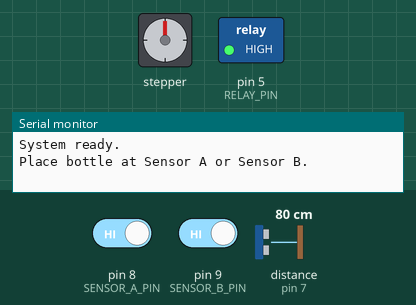
Recording of a sketch running on a simulated Arduino Uno, built with avr-gcc and run on an emulated ATmega328P. Parts: stepper motor, switched loads named in the sketch (green lamp = pin HIGH), the last lines printed to the serial monitor. Wiring (inferred from the names in the program): stepper motor driver (200 steps per turn assumed): step pin 2; direction pin 3; enable pin 4. Inputs (shaded band) come from the test bench; at power-on: pin 8 (SENSOR_A_PIN) HIGH, pin 9 (SENSOR_B_PIN) HIGH, distance to the obstacle (sensor on pin 7) 80 cm. The echo pulse lasts 58.3 µs per cm; pins used as bus, display or sensor lines are not drawn.

Above: at 1.2 s.
1.3 s: pin 8 (SENSOR_A_PIN) driven LOW
At 1.95 s:
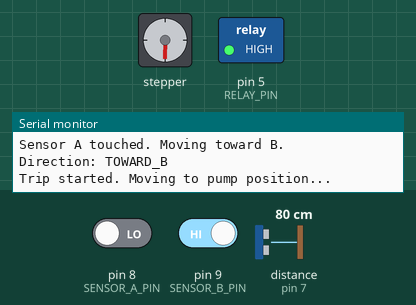
At 3.1 s:
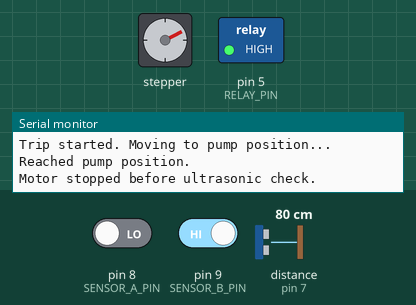
4.3 s: pin 9 (SENSOR_B_PIN) driven LOW
7.0 s: distance to the obstacle (sensor on pin 7) set to 39 cm
10.0 s: distance to the obstacle (sensor on pin 7) set to 31 cm
At 13.4 s:
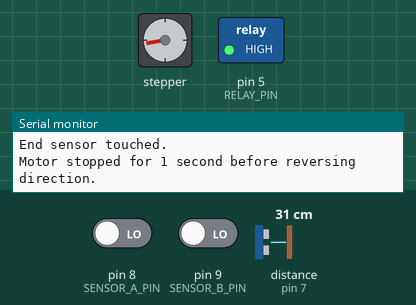
15.9 s: pin 8 (SENSOR_A_PIN) driven HIGH
18.9 s: pin 8 (SENSOR_A_PIN) driven LOW
At 22.7 s:
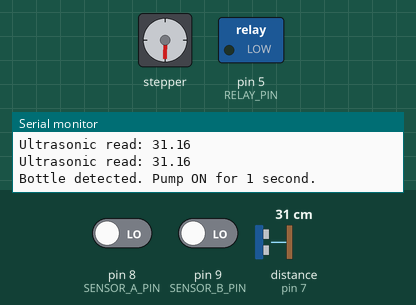
Timing chart, 0 to 38.6 s (numbered marks = the images above; inputs shaded):
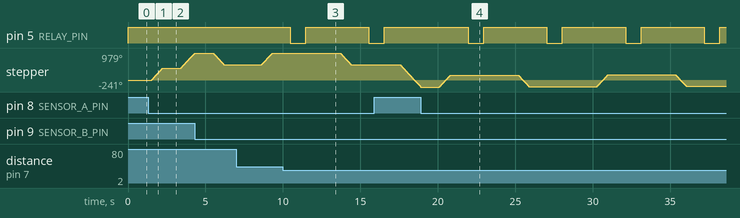

The sketch:

code_ultra.ino
```cpp
/*تعريف المنافذ*/
const byte STEP_PIN = 2;
const byte DIR_PIN  = 3;
const byte EN_PIN   = 4;

const byte RELAY_PIN = 5;

const byte TRIG_PIN = 6;
const byte ECHO_PIN = 7;

const byte SENSOR_A_PIN = 8;
const byte SENSOR_B_PIN = 9;

const byte MOTOR_ENABLE_LEVEL  = LOW;
const byte MOTOR_DISABLE_LEVEL = HIGH;

// Relay Active LOW
const byte RELAY_ON_LEVEL  = LOW;
const byte RELAY_OFF_LEVEL = HIGH;

/*ثوابت مهمة*/
const unsigned long STEP_INTERVAL_US = 3000;/*سرعة المحرك 3ms بين كل خطوة*/

const unsigned long PRE_FILL_PAUSE_MS = 1000;/* توقف ثانية قبل الفحص*/


const unsigned long PUMP_TIME_MS = 1000;/*مدة الضخ*/


const unsigned long AFTER_FILL_PAUSE_MS = 1000;/*توقف ثانية بعد الضخ*/

const unsigned long END_SENSOR_PAUSE_MS = 1000;/*توقف ثانية عند بداية ونهاية الشوط*/


long STEPS_FROM_A_TO_PUMP = 235; /*خطوات من A للمضخة*/


long STEPS_FROM_B_TO_PUMP = 230;/*خطوات منB للمضخة*/


const float ULTRASONIC_DETECT_CM = 35.0;/*مسافة اكتشاف العبوة*/

const bool INVERT_MOTOR_DIRECTION = false;

enum Direction {
  TOWARD_B,
  TOWARD_A
};

enum State {
  WAIT_START,/*.المضخة والمحرك واقفين ناطرين الضغط على أحد حساسات البداية*/
  /*اذا كبست a بروح عند b والعكس بالعكس*/
  MOVING_TO_PUMP,/*بتتجه القطعة لعند حساس المسافة خطوة بخطوة*/
  PRE_FILL_PAUSE,/*توقف قبل الضخ*/
  PUMPING,/*الضخ*/
  AFTER_FILL_PAUSE,
  MOVING_TO_END,
  PAUSE_AT_END_SENSOR
};

Direction currentDirection = TOWARD_B;
Direction nextDirection = TOWARD_B;

State currentState = WAIT_START;

unsigned long lastStepMicros = 0;
unsigned long stateStartMillis = 0;

long stepCounter = 0;
bool bottleDetectedAtPump = false;

void enableMotor() {
  digitalWrite(EN_PIN, MOTOR_ENABLE_LEVEL);
}

void disableMotor() {
  digitalWrite(EN_PIN, MOTOR_DISABLE_LEVEL);
}

void relayOn() {
  digitalWrite(RELAY_PIN, RELAY_ON_LEVEL);
}

void relayOff() {
  digitalWrite(RELAY_PIN, RELAY_OFF_LEVEL);
}

void setDirection(Direction dir) {
  currentDirection = dir;

  bool dirLevel = (dir == TOWARD_B) ? HIGH : LOW;

  if (INVERT_MOTOR_DIRECTION) {
    dirLevel = !dirLevel;
  }

  digitalWrite(DIR_PIN, dirLevel);

  Serial.print("Direction: ");
  Serial.println(dir == TOWARD_B ? "TOWARD_B" : "TOWARD_A");

  delay(200);
}

bool stepMotor() {
  unsigned long nowMicros = micros();

  if (nowMicros - lastStepMicros >= STEP_INTERVAL_US) {
    lastStepMicros = nowMicros;

    digitalWrite(STEP_PIN, HIGH);
    delayMicroseconds(4);
    digitalWrite(STEP_PIN, LOW);

    return true;
  }

  return false;
}

bool sensorAPressed() {
  return digitalRead(SENSOR_A_PIN) == LOW;
}

bool sensorBPressed() {
  return digitalRead(SENSOR_B_PIN) == LOW;
}

float readUltrasonicCm() {
  digitalWrite(TRIG_PIN, LOW);
  delayMicroseconds(2);

  digitalWrite(TRIG_PIN, HIGH);
  delayMicroseconds(10);
  digitalWrite(TRIG_PIN, LOW);

  unsigned long duration = pulseIn(ECHO_PIN, HIGH, 20000);

  if (duration == 0) {
    return -1;
  }

  float distanceCm = duration / 58.0;

  if (distanceCm < 2.0 || distanceCm > 100.0) {
    return -1;
  }

  return distanceCm;
}

bool ultrasonicBottleDetected() {
  byte goodReadings = 0;

  for (byte i = 0; i < 5; i++) {
    float distance = readUltrasonicCm();

    Serial.print("Ultrasonic read: ");
    Serial.println(distance);

    if (distance > 0 && distance <= ULTRASONIC_DETECT_CM) {
      goodReadings++;
    }

    delay(30);
  }

  return goodReadings >= 3;
}

long targetStepsToPump() {
  if (currentDirection == TOWARD_B) {
    return STEPS_FROM_A_TO_PUMP;
  } else {
    return STEPS_FROM_B_TO_PUMP;
  }
}

void startTrip(Direction dir) {
  relayOff();
  enableMotor();

  setDirection(dir);

  stepCounter = 0;
  bottleDetectedAtPump = false;

  currentState = MOVING_TO_PUMP;

  Serial.println("Trip started. Moving to pump position...");
}

void startPreFillPause() {
  disableMotor();
  relayOff();

  currentState = PRE_FILL_PAUSE;
  stateStartMillis = millis();

  Serial.println("Reached pump position.");
  Serial.println("Motor stopped before ultrasonic check.");
}

void startPumping() {
  relayOn();

  currentState = PUMPING;
  stateStartMillis = millis();

  Serial.println("Bottle detected. Pump ON for 1 second.");
}

void skipPumpingAndContinue() {
  relayOff();
  enableMotor();

  currentState = MOVING_TO_END;

  Serial.println("No bottle detected. Pump skipped.");
  Serial.println("Continuing to end sensor...");
}

void finishPumping() {
  relayOff();

  currentState = AFTER_FILL_PAUSE;
  stateStartMillis = millis();

  Serial.println("Pump OFF.");
  Serial.println("Waiting for liquid to settle.");
}

void continueToEnd() {
  relayOff();
  enableMotor();

  currentState = MOVING_TO_END;

  Serial.println("Continuing to end sensor...");
}

void startEndSensorPause(Direction directionAfterPause) {
  relayOff();
  disableMotor();

  nextDirection = directionAfterPause;
  currentState = PAUSE_AT_END_SENSOR;
  stateStartMillis = millis();

  Serial.println("End sensor touched.");
  Serial.println("Motor stopped for 1 second before reversing direction.");
}

void finishEndSensorPause() {
  Serial.println("End pause finished.");
  Serial.println("Starting reverse trip...");

  startTrip(nextDirection);
}

void setup() {
  Serial.begin(9600);

  pinMode(STEP_PIN, OUTPUT);
  pinMode(DIR_PIN, OUTPUT);
  pinMode(EN_PIN, OUTPUT);

  digitalWrite(RELAY_PIN, RELAY_OFF_LEVEL);
  pinMode(RELAY_PIN, OUTPUT);

  pinMode(TRIG_PIN, OUTPUT);
  pinMode(ECHO_PIN, INPUT);

  pinMode(SENSOR_A_PIN, INPUT_PULLUP);
  pinMode(SENSOR_B_PIN, INPUT_PULLUP);

  digitalWrite(STEP_PIN, LOW);
  digitalWrite(TRIG_PIN, LOW);

  relayOff();
  disableMotor();

  Serial.println("System ready.");
  Serial.println("Place bottle at Sensor A or Sensor B.");
}

void loop() {
  switch (currentState) {

    case WAIT_START:
      relayOff();
      disableMotor();

      if (sensorAPressed()) {
        Serial.println("Sensor A touched. Moving toward B.");
        startTrip(TOWARD_B);
      }
      else if (sensorBPressed()) {
        Serial.println("Sensor B touched. Moving toward A.");
        startTrip(TOWARD_A);
      }
      break;

    case MOVING_TO_PUMP:
      enableMotor();

      if (stepMotor()) {
        stepCounter++;
      }

      if (stepCounter >= targetStepsToPump()) {
        startPreFillPause();
      }

      break;

    case PRE_FILL_PAUSE:
      if (millis() - stateStartMillis >= PRE_FILL_PAUSE_MS) {
        bottleDetectedAtPump = ultrasonicBottleDetected();

        if (bottleDetectedAtPump) {
          startPumping();
        } else {
          skipPumpingAndContinue();
        }
      }
      break;

    case PUMPING:
      if (millis() - stateStartMillis >= PUMP_TIME_MS) {
        finishPumping();
      }
      break;

    case AFTER_FILL_PAUSE:
      if (millis() - stateStartMillis >= AFTER_FILL_PAUSE_MS) {
        continueToEnd();
      }
      break;

    case MOVING_TO_END:
      enableMotor();
      stepMotor();

      if (currentDirection == TOWARD_B && sensorBPressed()) {
        Serial.println("Sensor B touched. Preparing to reverse toward A.");
        startEndSensorPause(TOWARD_A);
      }
      else if (currentDirection == TOWARD_A && sensorAPressed()) {
        Serial.println("Sensor A touched. Preparing to reverse toward B.");
        startEndSensorPause(TOWARD_B);
      }

      break;

    case PAUSE_AT_END_SENSOR:
      relayOff();
      disableMotor();

      if (millis() - stateStartMillis >= END_SENSOR_PAUSE_MS) {
        finishEndSensorPause();
      }

      break;
  }
}
```

Measured:
- the behaviour switches between 35 and 34 cm on distance to the obstacle (sensor on pin 7) (found by bisection; images 2 and 3)
- after the input at 1.3 s, stepper: turns 423° clockwise in 0.71 s, then 547° clockwise in 0.91 s
- after the input at 10.0 s, pin 5 (RELAY_PIN): HIGH → LOW after 0.48 s, → HIGH 1.0 s later, → LOW 4.1 s later
- after the input at 18.9 s, pin 5 (RELAY_PIN): alternates HIGH for 4.1 s and LOW for 1.0 s, starting after 3.1 s
